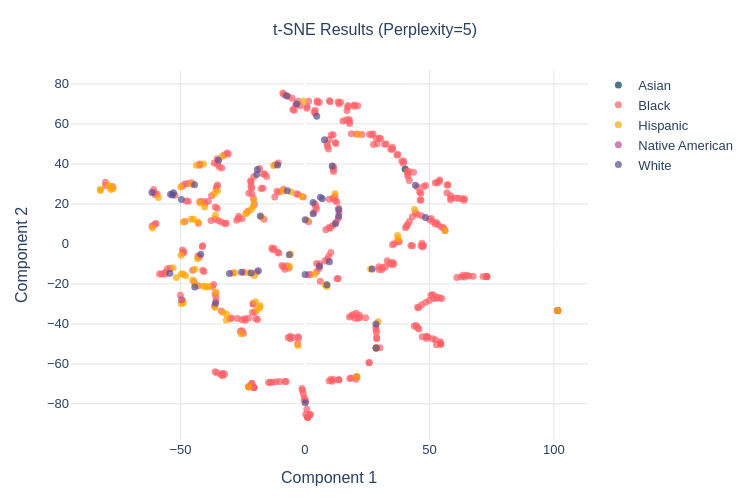
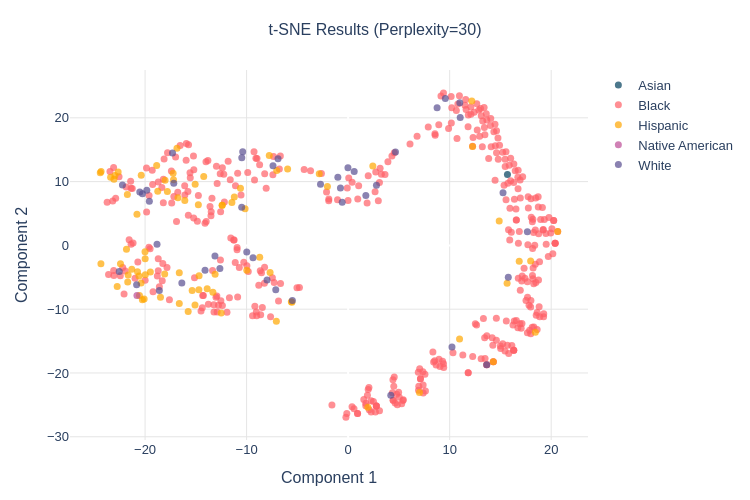
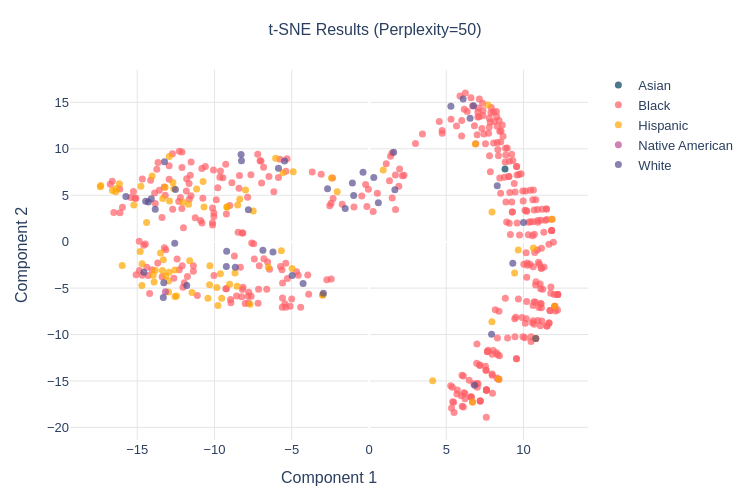
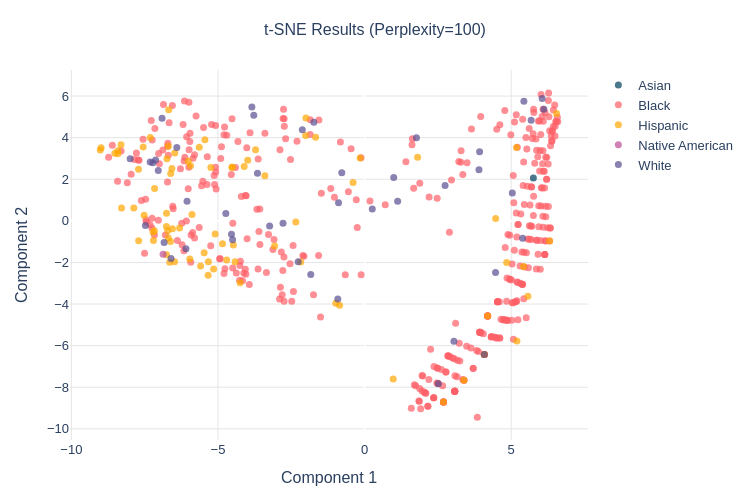

The cell these charts' notebook holds for them, in order:
### Markdown cell above
## t-SNE (t-distributed Stochastic Neighbor Embedding)  
**T-distributed Stochastic Neighbor Embedding (t-SNE)** is a non-linear dimensionality reduction technique designed for visualizing high-dimensional data in a low-dimensional space. It preserves local relationships within the data, making it particularly effective for identifying clusters and patterns that may not be visible in higher dimensions.

### Code cell
from sklearn.manifold import TSNE

perplexity_values = [5, 30, 50, 100]
for perplexity in perplexity_values:
    print(f"Running t-SNE with perplexity={perplexity}")
    tsne = TSNE(n_components=2, perplexity=perplexity, random_state=42)
    X_tsne = tsne.fit_transform(X)
    plot_2D(
        X_tsne,
        df["race_encoded"],
        f"t-SNE Results (Perplexity={perplexity})",
        label_col=df["race"],
    )

### Figure 1 — Plotly figure (JSON) as saved in the notebook; plotly's stock layout.template omitted (floating-point values rounded to 4 significant figures; data arrays with more than 128 entries replaced by an {"elided": "..."} marker saying what was removed)
{"data": [{"marker": {"color": "#003f5c", "opacity": 0.7, "size": 7, "symbol": "circle"}, "mode": "markers", "name": "Asian", "type": "scatter", "x": [40.22], "y": [37.42]}, {"marker": {"color": "#ff5f66", "opacity": 0.7, "size": 7, "symbol": "circle"}, "mode": "markers", "name": "Black", "type": "scatter", "x": {"elided": "410 float values"}, "y": {"elided": "410 float values"}}, {"marker": {"color": "#ffa600", "opacity": 0.7, "size": 7, "symbol": "circle"}, "mode": "markers", "name": "Hispanic", "type": "scatter", "x": [-40.3, 0.8432, -78.19, -49.89, 37.45, -52.99, -20.5, -82.14, -77.0, 21.34, 12.09, -49.63, -5.478, -40.81, -23.61, -48.98, -35.13, -22.65, -2.817, 56.27, -19.25, -51.64, -77.95, 26.36, -8.674, -36.05, -33.28, -38.53, -44.21, -47.92, -23.61, -45.71, -48.86, -28.2, -31.56, -49.71, -48.92, -5.821, -45.53, -31.42, -43.17, -44.06, -43.6, -6.211, -61.25, -78.98, -17.45, -35.99, -32.87, 8.118, 8.748, 20.81, 29.36, -25.67, -19.86, -45.09, -42.96, -42.04, -1.205, -18.18, 101.5, -44.8, -35.74, -49.76, 28.6, -0.6084, -22.58, -17.99, -21.6, 3.92, -58.87, 37.2, -40.75, -39.86, -36.56, -82.23, -49.03, -12.64, -20.85, -20.32, 44.0], "y": [18.36, 11.76, 28.26, 28.38, 2.587, -12.0, 21.72, 26.65, 27.62, 54.85, 25.02, -15.14, 25.91, 39.89, 15.29, -15.04, 26.37, -14.48, -50.81, 6.691, -33.11, -16.87, 27.16, -12.53, 26.42, -31.9, 43.7, -21.38, -12.72, -15.93, 15.29, 12.29, 10.85, -14.41, -38.14, -29.83, -29.53, -5.142, 29.74, -35.23, -7.457, -20.46, 39.32, -11.25, 7.92, 29.4, 13.44, 14.31, -34.3, -20.43, -21.37, -66.52, -38.98, -45.01, -28.95, -18.06, 10.92, 20.38, 23.72, -32.02, -33.32, 12.25, -24.15, -5.731, -52.07, 71.47, -71.53, -30.91, 17.11, -15.27, 23.15, 4.11, -21.13, -21.53, 24.98, 27.21, -28.31, 39.2, 18.71, -15.81, 17.19]}, {"marker": {"color": "#bc4c96", "opacity": 0.7, "size": 7, "symbol": "circle"}, "mode": "markers", "name": "Native American", "type": "scatter", "x": [-49.58], "y": [-28.0]}, {"marker": {"color": "#594e90", "opacity": 0.7, "size": 7, "symbol": "circle"}, "mode": "markers", "name": "White", "type": "scatter", "x": [-61.46, 10.93, -54.26, -53.24, -21.63, -35.93, -7.098, -30.35, 13.55, 8.872, -3.314, 13.59, 0.08534, 5.803, 3.244, 28.6, 9.817, -11.0, -44.28, 7.844, -49.61, -6.301, -52.81, -18.71, 3.273, 27.02, -17.93, 4.738, 0.0478, -54.0, 6.217, 0.07842, 48.43, 44.37, -41.87, -44.35, -19.38, -25.47, -7.404, -19.12, -34.73, 7.012, 12.21, 28.53], "y": [25.62, 38.9, -14.74, 24.4, -14.61, -29.74, 26.54, -14.83, 13.78, -20.44, 69.94, 17.02, -79.52, -11.19, 20.61, -52.07, -8.995, 39.48, -21.55, 52.05, 22.18, -5.42, 25.56, -13.47, 15.01, -12.56, 13.96, 63.75, -15.38, 24.75, 23.31, 12.1, 13.18, 29.26, -5.164, 29.58, 34.71, -14.17, 74.06, 37.18, 41.83, 22.48, 10.06, -40.08]}], "layout": {"font": {"family": "Arial", "size": 13}, "height": 500, "margin": {"b": 60, "l": 70, "r": 40, "t": 70}, "paper_bgcolor": "white", "plot_bgcolor": "white", "title": {"font": {"size": 16}, "text": "t-SNE Results (Perplexity=5)", "x": 0.5}, "width": 750, "xaxis": {"gridcolor": "#e5e5e5", "title": {"text": "Component 1"}}, "yaxis": {"gridcolor": "#e5e5e5", "title": {"text": "Component 2"}}}}

### Figure 2 — Plotly figure (JSON) as saved in the notebook; plotly's stock layout.template omitted (floating-point values rounded to 4 significant figures; data arrays with more than 128 entries replaced by an {"elided": "..."} marker saying what was removed)
{"data": [{"marker": {"color": "#003f5c", "opacity": 0.7, "size": 7, "symbol": "circle"}, "mode": "markers", "name": "Asian", "type": "scatter", "x": [15.69], "y": [11.12]}, {"marker": {"color": "#ff5f66", "opacity": 0.7, "size": 7, "symbol": "circle"}, "mode": "markers", "name": "Black", "type": "scatter", "x": {"elided": "410 float values"}, "y": {"elided": "410 float values"}}, {"marker": {"color": "#ffa600", "opacity": 0.7, "size": 7, "symbol": "circle"}, "mode": "markers", "name": "Hispanic", "type": "scatter", "x": [-16.09, -2.039, -22.97, -18.75, 17.98, -22.42, -10.6, -24.41, -23.06, 12.26, 2.432, -21.67, -5.96, -18.86, -12.41, -21.31, -14.22, -13.1, -7.069, 20.64, -13.32, -22.74, -23.39, 15.66, -7.032, -18.48, -16.86, -19.48, -19.99, -21.71, -12.41, -17.81, -20.8, -14.68, -15.76, -20.27, -20.09, -8.709, -18.03, -15.08, -20.0, -20.4, -20.38, -9.983, -24.35, -22.65, -10.15, -14.75, -16.63, -5.595, -5.535, 7.027, 10.98, -12.5, -15.36, -20.6, -17.24, -16.76, -2.843, -13.88, 18.44, -17.2, -18.07, -21.83, 14.3, 12.18, 1.943, -14.7, -11.45, -7.685, -21.74, 16.85, -20.75, -19.98, -15.07, -24.33, -20.55, -7.768, -11.21, -16.63, 14.88], "y": [7.052, 9.24, 10.96, 8.472, -2.461, -2.895, 8.95, 11.38, 10.39, 15.51, 12.46, -4.652, 11.99, 12.51, 6.312, -3.731, 10.79, -4.511, -11.89, 2.185, -7.36, -6.432, 10.67, -5.925, 11.74, -8.137, 15.24, -4.177, -2.075, -5.72, 6.312, 8.431, 4.896, -4.753, -10.37, -8.538, -8.417, -1.843, 10.2, -9.328, -0.9775, -5.877, 11.0, -3.884, -2.858, 11.52, 5.751, 6.357, -9.117, -8.815, -8.917, -23.06, -14.67, -10.61, -7.083, -4.799, 11.31, 7.485, 11.23, -6.786, -13.61, 10.3, -4.499, -0.6028, -18.25, 22.63, -25.39, -6.957, 6.72, -4.246, 7.991, -2.499, -4.139, -4.588, 9.595, 11.59, -7.85, 14.09, 7.577, -4.27, 3.811]}, {"marker": {"color": "#bc4c96", "opacity": 0.7, "size": 7, "symbol": "circle"}, "mode": "markers", "name": "Native American", "type": "scatter", "x": [-20.8], "y": [-7.84]}, {"marker": {"color": "#594e90", "opacity": 0.7, "size": 7, "symbol": "circle"}, "mode": "markers", "name": "White", "type": "scatter", "x": [-22.23, 4.665, -22.55, -20.26, -12.63, -18.6, -7.4, -16.38, 1.745, -5.493, 11.0, 2.789, 4.203, -7.986, -1.011, 13.65, -7.128, -6.905, -20.83, 8.763, -19.58, -9.369, -19.83, -13.12, -0.7571, 15.78, -10.48, 11.04, -9.985, -20.52, -0.01828, -2.721, 17.65, 15.26, -18.82, -17.18, -10.47, -14.09, 9.574, -10.38, -17.3, 0.5971, -0.5846, 10.23], "y": [9.474, 14.63, -4.081, 8.09, -3.635, -7.051, 12.47, -5.906, 7.841, -8.63, 22.38, 9.431, -23.5, -5.439, 10.7, -18.69, -6.936, 13.57, -6.172, 21.57, 6.915, -1.928, 8.656, -1.643, 9.007, -4.993, 5.99, 20.04, -1.05, 8.362, 12.18, 9.575, 2.121, 8.269, 0.1953, 9.735, 13.73, -3.878, 23.03, 14.68, 14.5, 11.6, 6.784, -15.92]}], "layout": {"font": {"family": "Arial", "size": 13}, "height": 500, "margin": {"b": 60, "l": 70, "r": 40, "t": 70}, "paper_bgcolor": "white", "plot_bgcolor": "white", "title": {"font": {"size": 16}, "text": "t-SNE Results (Perplexity=30)", "x": 0.5}, "width": 750, "xaxis": {"gridcolor": "#e5e5e5", "title": {"text": "Component 1"}}, "yaxis": {"gridcolor": "#e5e5e5", "title": {"text": "Component 2"}}}}

### Figure 3 — Plotly figure (JSON) as saved in the notebook; plotly's stock layout.template omitted (floating-point values rounded to 4 significant figures; data arrays with more than 128 entries replaced by an {"elided": "..."} marker saying what was removed)
{"data": [{"marker": {"color": "#003f5c", "opacity": 0.7, "size": 7, "symbol": "circle"}, "mode": "markers", "name": "Asian", "type": "scatter", "x": [8.801], "y": [7.84]}, {"marker": {"color": "#ff5f66", "opacity": 0.7, "size": 7, "symbol": "circle"}, "mode": "markers", "name": "Black", "type": "scatter", "x": {"elided": "410 float values"}, "y": {"elided": "410 float values"}}, {"marker": {"color": "#ffa600", "opacity": 0.7, "size": 7, "symbol": "circle"}, "mode": "markers", "name": "Hispanic", "type": "scatter", "x": [-11.68, -2.058, -16.36, -13.34, 10.64, -14.68, -7.988, -17.39, -16.4, 6.882, 0.9209, -13.96, -4.905, -14.04, -9.191, -13.83, -10.74, -8.672, 4.12, 11.84, -8.533, -14.7, -16.6, 9.423, -5.568, -11.45, -12.93, -12.56, -13.31, -13.91, -9.191, -12.91, -14.39, -9.616, -9.775, -12.56, -12.46, -5.673, -13.19, -9.536, -13.49, -12.96, -14.76, -6.513, -15.97, -16.15, -7.494, -10.68, -10.42, -3.015, -2.986, 8.396, 7.953, -7.702, -10.32, -13.16, -12.69, -12.03, -2.426, -9.021, 12.02, -12.64, -11.61, -14.81, 10.79, 7.697, 6.698, -9.845, -8.497, -4.978, -15.22, 9.659, -13.37, -12.93, -11.16, -17.36, -12.97, -6.041, -8.364, -10.3, 7.96], "y": [4.044, 5.374, 5.731, 4.639, -0.6871, -2.389, 5.576, 5.913, 5.384, 10.53, 7.726, -3.629, 7.542, 7.07, 3.742, -3.081, 6.487, -3.381, -14.98, 2.421, -4.813, -4.706, 5.506, -3.375, 7.436, -5.476, 9.177, -3.048, -1.945, -4.342, 3.742, 4.378, 2.07, -3.455, -6.881, -5.917, -5.854, -0.97, 5.854, -6.082, -1.214, -4.23, 5.964, -2.764, -2.562, 6.226, 3.294, 3.729, -6.105, -5.719, -5.774, -14.81, -8.634, -6.73, -4.636, -3.69, 6.37, 4.247, 6.846, -4.58, -6.946, 5.725, -2.057, -1.068, -10.42, 14.73, -17.28, -4.946, 3.96, -2.888, 3.949, -0.8939, -3.108, -3.297, 5.68, 6.043, -5.416, 8.978, 4.579, -2.592, 3.205]}, {"marker": {"color": "#bc4c96", "opacity": 0.7, "size": 7, "symbol": "circle"}, "mode": "markers", "name": "Native American", "type": "scatter", "x": [-13.17], "y": [-5.396]}, {"marker": {"color": "#594e90", "opacity": 0.7, "size": 7, "symbol": "circle"}, "mode": "markers", "name": "White", "type": "scatter", "x": [-15.73, 1.597, -14.57, -14.28, -8.651, -11.79, -5.859, -13.31, 0.605, -2.951, 6.762, 1.674, 6.834, -4.976, -1.075, 10.79, -4.265, -5.466, -13.28, 5.299, -13.83, -6.216, -14.09, -9.212, -0.9916, 9.305, -7.808, 6.542, -6.867, -14.45, -0.3861, -2.682, 9.998, 8.299, -12.57, -12.53, -8.252, -9.232, 6.091, -8.279, -13.23, 0.31, -1.538, 7.933], "y": [4.873, 9.642, -3.288, 4.27, -2.754, -4.713, 7.913, -6.007, 4.194, -5.548, 14.64, 5.582, -15.47, -3.651, 6.313, -10.42, -4.508, 8.677, -4.417, 14.58, 3.486, -1.111, 4.619, -1.033, 4.969, -2.335, 3.444, 13.29, -0.9236, 4.361, 7.471, 5.69, 2.068, 6.014, -0.1742, 5.624, 8.725, -2.685, 15.37, 9.383, 8.609, 6.907, 3.562, -9.968]}], "layout": {"font": {"family": "Arial", "size": 13}, "height": 500, "margin": {"b": 60, "l": 70, "r": 40, "t": 70}, "paper_bgcolor": "white", "plot_bgcolor": "white", "title": {"font": {"size": 16}, "text": "t-SNE Results (Perplexity=50)", "x": 0.5}, "width": 750, "xaxis": {"gridcolor": "#e5e5e5", "title": {"text": "Component 1"}}, "yaxis": {"gridcolor": "#e5e5e5", "title": {"text": "Component 2"}}}}

### Figure 4 — Plotly figure (JSON) as saved in the notebook; plotly's stock layout.template omitted (floating-point values rounded to 4 significant figures; data arrays with more than 128 entries replaced by an {"elided": "..."} marker saying what was removed)
{"data": [{"marker": {"color": "#003f5c", "opacity": 0.7, "size": 7, "symbol": "circle"}, "mode": "markers", "name": "Asian", "type": "scatter", "x": [5.757], "y": [2.057]}, {"marker": {"color": "#ff5f66", "opacity": 0.7, "size": 7, "symbol": "circle"}, "mode": "markers", "name": "Black", "type": "scatter", "x": {"elided": "410 float values"}, "y": {"elided": "410 float values"}}, {"marker": {"color": "#ffa600", "opacity": 0.7, "size": 7, "symbol": "circle"}, "mode": "markers", "name": "Hispanic", "type": "scatter", "x": [-5.935, -0.3912, -8.41, -6.739, 5.422, -7.518, -3.716, -9.013, -8.412, 5.182, 1.81, -7.215, -1.669, -7.31, -4.518, -7.168, -5.445, -4.475, 0.9775, 6.311, -4.413, -7.705, -8.517, 5.571, -2.008, -5.962, -6.679, -6.308, -6.713, -7.2, -4.518, -6.57, -7.161, -4.846, -5.335, -6.644, -6.48, -2.345, -6.694, -5.147, -6.755, -6.62, -7.55, -3.067, -8.289, -8.307, -3.4, -5.241, -5.592, -0.9802, -0.8506, 3.391, 5.195, -4.246, -5.47, -6.692, -6.612, -6.015, -0.1505, -4.703, 4.197, -6.473, -5.885, -7.871, 4.085, 6.55, 2.692, -5.327, -4.105, -2.178, -7.71, 4.848, -6.756, -6.552, -5.637, -8.985, -6.754, -1.999, -3.985, -5.094, 4.472], "y": [2.651, 1.843, 3.372, 2.991, -2.195, 0.2671, 3.415, 3.41, 3.223, 3.533, 3.061, -0.5427, 4.022, 4.006, 2.577, -0.4793, 3.905, -1.167, -7.598, -0.9729, -1.966, -0.9613, 3.256, -3.625, 4.104, -1.834, 5.336, -0.338, -0.4793, -0.9394, 2.577, 2.521, 1.558, -1.103, -2.61, -1.986, -1.967, -0.05102, 3.583, -2.314, 0.3697, -0.9936, 3.553, -1.207, 0.6214, 3.66, 2.173, 2.566, -2.168, -3.963, -4.058, -7.663, -5.776, -2.975, -1.533, -0.8256, 2.278, 2.861, 3.017, -1.884, -4.58, 3.258, 0.3031, 0.622, -6.431, 5.158, -8.707, -1.972, 2.608, -1.976, 2.485, -2.006, -0.2723, -0.3779, 3.537, 3.516, -1.634, 4.944, 2.91, -0.6348, 0.1189]}, {"marker": {"color": "#bc4c96", "opacity": 0.7, "size": 7, "symbol": "circle"}, "mode": "markers", "name": "Native American", "type": "scatter", "x": [-6.871], "y": [-1.602]}, {"marker": {"color": "#594e90", "opacity": 0.7, "size": 7, "symbol": "circle"}, "mode": "markers", "name": "White", "type": "scatter", "x": [-7.995, 1.771, -7.475, -7.221, -4.5, -6.091, -2.122, -6.599, 1.129, -0.9116, 6.116, 2.746, 2.515, -2.262, 0.9955, 4.085, -1.835, -1.73, -6.837, 5.434, -7.036, -2.781, -7.126, -4.731, 0.2633, 4.468, -3.652, 5.682, -3.237, -7.312, 3.924, -0.7758, 5.391, 5.04, -6.054, -6.402, -3.778, -4.538, 6.057, -3.843, -6.906, 3.903, -0.888, 3.048], "y": [2.981, 3.995, -0.2263, 2.799, -0.9057, -1.341, 4.383, -1.807, 0.9474, -3.76, 5.366, 1.704, -7.83, -1.972, 2.089, -6.431, -2.575, 4.735, -1.042, 5.752, 2.426, -0.1155, 2.927, 0.3514, 0.5689, -2.484, 2.287, 4.832, -0.2529, 2.824, 3.324, 2.315, -0.8375, 1.335, 0.9432, 3.521, 5.077, -0.6498, 5.882, 5.476, 4.937, 2.453, 0.8711, -5.793]}], "layout": {"font": {"family": "Arial", "size": 13}, "height": 500, "margin": {"b": 60, "l": 70, "r": 40, "t": 70}, "paper_bgcolor": "white", "plot_bgcolor": "white", "title": {"font": {"size": 16}, "text": "t-SNE Results (Perplexity=100)", "x": 0.5}, "width": 750, "xaxis": {"gridcolor": "#e5e5e5", "title": {"text": "Component 1"}}, "yaxis": {"gridcolor": "#e5e5e5", "title": {"text": "Component 2"}}}}
